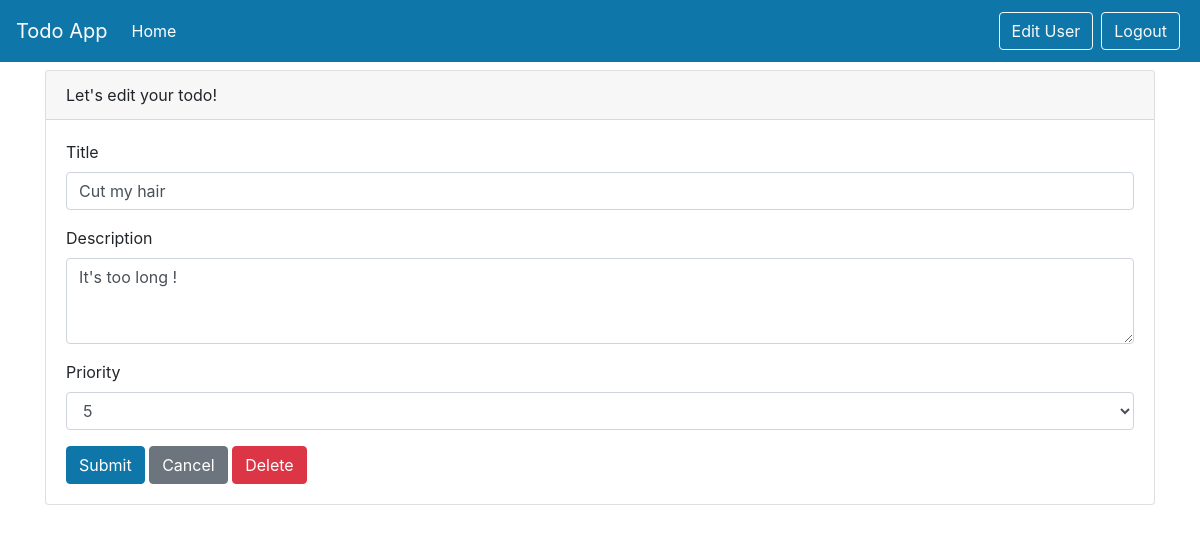
Screenshot of /todos/edit_todo/6 (signed in) with the database file from the repository.
### models.py (models this page shows)
class Todos(Base):
    __tablename__ = "todos"
    id = Column(Integer, primary_key=True, index=True)
    title = Column(String)
    description = Column(String)
    priority = Column(Integer)
    complete = Column(Boolean, default=False)
    owner_id = Column(Integer, ForeignKey("users.id"))

### routers/todos.py (the view)
@router.get("/edit_todo/{todo_id}", response_class=HTMLResponse)
async def edit_todo(request: Request, todo_id: int, db: Session = Depends(get_db)):
    user = await get_current_user(request)
    if user is None:
        return RedirectResponse(url="/auth/login", status_code=status.HTTP_302_FOUND)
    todo = db.query(Todos).filter(Todos.id == todo_id).first()
    return templates.TemplateResponse("edit_todo.html", {"request": request, "todo": todo, "user": user})

### templates/edit_todo.html (shortened to what this page needs)
{% include 'layout.html' %}
<div class="container">
    <div class="card">
        <div class="card-header">
            Let's edit your todo!
        </div>
        <div class="card-body">
            <form method="POST">
                <div class="form-group">
                    <label>Title</label>
                    <input type="text" class="form-control" name="title"  value="{{ todo.title }}" required>
                </div>
                <div class="form-group">
                    <label>Description</label>
                    <textarea class="form-control" name="description" rows="3" required>{{ todo.description }}
                    </textarea>
                </div>
                <div class="form-group">
                    <label>Priority</label>
                    <select class="form-control" name="priority">
                        <option {% if todo.priority == 5 %} selected="selected" {% endif %} >5</option>
                    </select>
                </div>
                <button type="submit" class="btn btn-primary">Submit</button>
                <button onclick="window.location.href='/todos'"
                        type="button" class="btn btn-secondary">Cancel</button>
                <button onclick="window.location.href='/todos/delete/{{ todo.id }}'"
                        type="button" class="btn btn-danger">Delete</button>
            </form>
        </div>
    </div>
</div>

### static/todo/css/base.css (style rules this page uses)
body { background: #fafafa; color: #33333a; padding-top: 70px; }

### rows the page displays
Todos: title "Cut my hair", description "It's too long !", priority "5"
